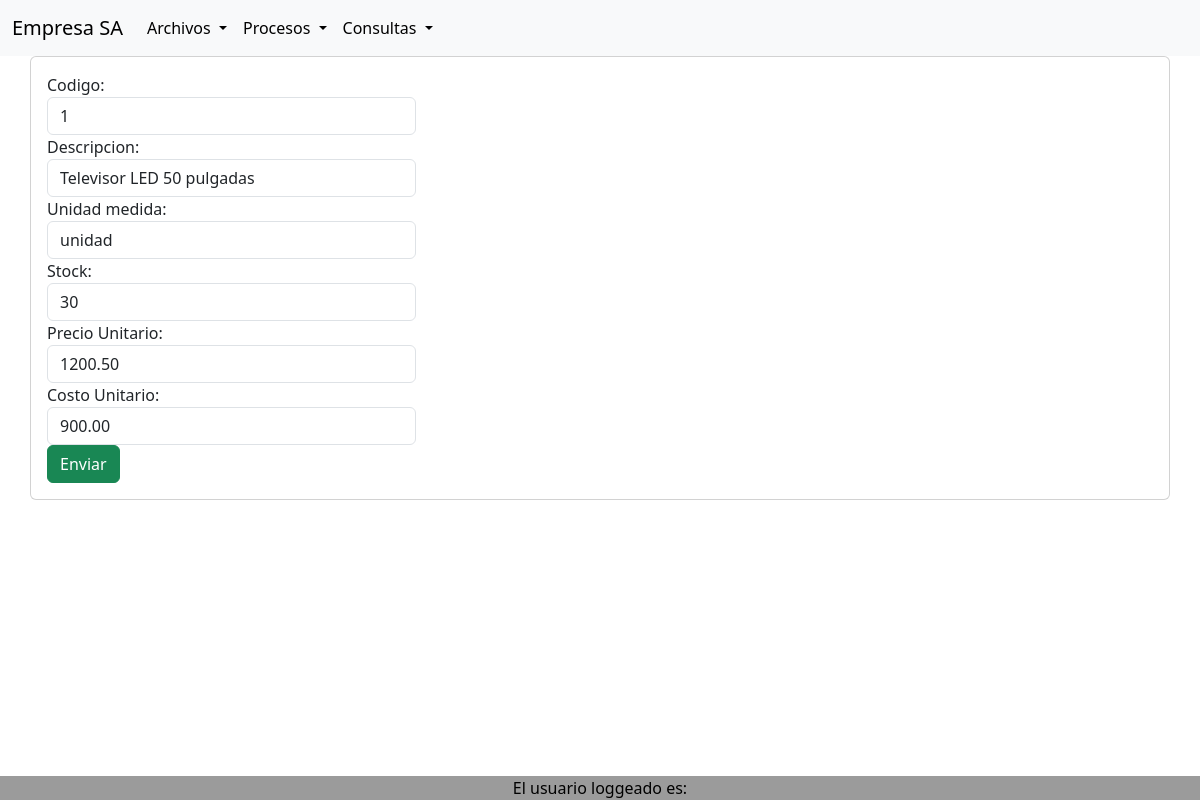
/producto_modificaForm.php?codigo=1, run on the app's committed database.
### tables this page shows
CREATE TABLE `producto` (
  `id` int(11) NOT NULL,
  `nombre_producto` varchar(50) NOT NULL,
  `unidad_medida` varchar(15) NOT NULL,
  `stock` int(11) NOT NULL,
  `descripcion` varchar(256) DEFAULT NULL,
  `precio_unidad` decimal(10,2) NOT NULL,
  `costo_unidad` decimal(10,2) NOT NULL,
  `id_linea` int(11) DEFAULT NULL
);

### clases/producto.php (called while the page is built, shortened)
<?php
class Producto {
    private $conn;
    public function conectar_db($cn){
        $this->conn = $cn;
    }
    public function consulta($id){
        $sql = "SELECT * FROM producto WHERE id=$id";
        $res = mysqli_query($this->conn, $sql);
        $return = mysqli_fetch_array($res);
        return $return;
    }
}
?>

### producto_modificaForm.php (the view, shortened to what this page needs)
<?php include_once('header.php') ?>
<?php
$codigo = $_GET["codigo"];
include_once('clases/producto.php');
$conexion = connect_db();
$oproducto = new Producto();
$oproducto->conectar_db($conexion);
$datos=$oproducto->consulta($codigo);
?>
<div class="container p-12">
    <div class="row">
        <div class="card card-body">
            <form action="producto_modifica.php" method="post">
                <div class="form-group">
                    <div class="col-md-4">Codigo:</div>
                    <div class="col-md-4">
                        <input type="text" name="id" class="form-control" value="<?php echo $codigo;?>" readonly>
                    </div>
                    <div class="col-md-4">Descripcion:</div>
                    <div class="col-md-4">
                        <input type="text" name="nombre" class="form-control" value="<?php echo $datos['nombre_producto'];?>" >
                    </div>
                    <div class="col-md-4">Unidad medida:</div>
                    <div class="col-md-4">
                        <input type="text" name="unidad" class="form-control" value="<?php echo $datos['unidad_medida'];?>">
                    </div>
                    <div class="col-md-4">Stock:</div>
                    <div class="col-md-4">
                        <input type="text" name="cantidad" class="form-control" value="<?php echo $datos['stock'];?>">
                    </div>
                    <div class="col-md-4">Precio Unitario:</div>
                    <div class="col-md-4">
                        <input type="text" name="precio" class="form-control" value="<?php echo $datos['precio_unidad'];?>">
                    </div>
                    <div class="col-md-4">Costo Unitario:</div>
                    <div class="col-md-4">
                        <input type="text" name="costo" class="form-control" value="<?php echo $datos['costo_unidad'];?>">
                    </div>
                    <div class="col-md-4">
                        <input type="submit" class="btn btn-success btn-block" name="envia_datos" value="Enviar">
                    </div>
                </form>
            </div>
        </div>
    </div>
<?php include_once('footer.php') ?>

### data on the page
producto: nombre "Televisor LED 50 pulgadas", unidad "unidad", cantidad "30", precio "1200.50", costo "900.00"
